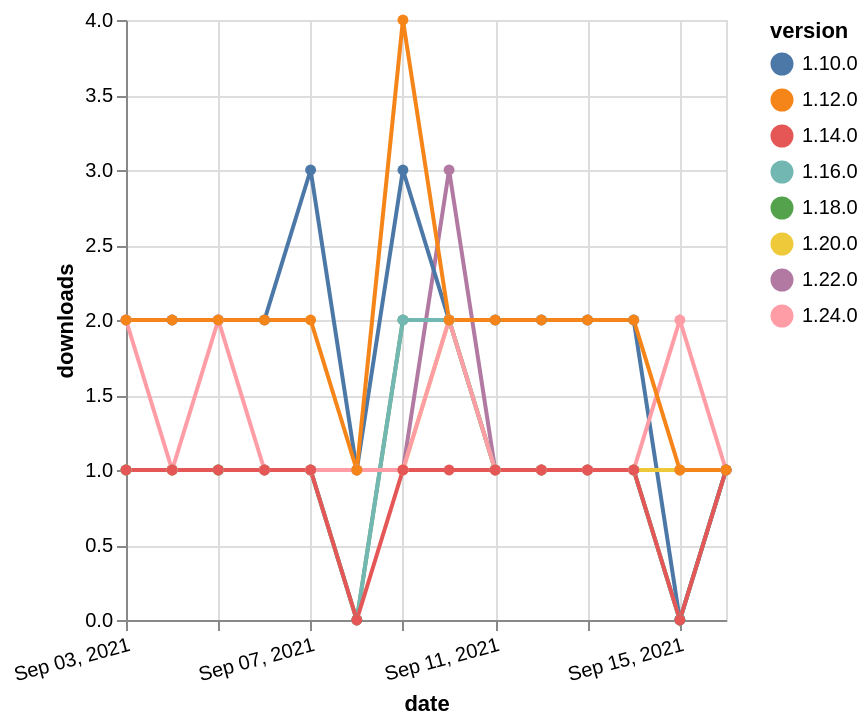

Express this chart as Vega-Lite.
### Vega-Lite specification from a JSON file in a GitHub repository (floating-point values rounded to 4 significant figures)
{"$schema": "https://vega.github.io/schema/vega-lite/v5.json", "description": "A simple bar chart with embedded data.", "data": {"values": [{"date": "2021-09-03", "total": 176, "delta": 1, "version": "1.18.0"}, {"date": "2021-09-04", "total": 177, "delta": 1, "version": "1.18.0"}, {"date": "2021-09-05", "total": 178, "delta": 1, "version": "1.18.0"}, {"date": "2021-09-06", "total": 179, "delta": 1, "version": "1.18.0"}, {"date": "2021-09-07", "total": 180, "delta": 1, "version": "1.18.0"}, {"date": "2021-09-08", "total": 180, "delta": 0, "version": "1.18.0"}, {"date": "2021-09-09", "total": 182, "delta": 2, "version": "1.18.0"}, {"date": "2021-09-10", "total": 184, "delta": 2, "version": "1.18.0"}, {"date": "2021-09-11", "total": 185, "delta": 1, "version": "1.18.0"}, {"date": "2021-09-12", "total": 186, "delta": 1, "version": "1.18.0"}, {"date": "2021-09-13", "total": 187, "delta": 1, "version": "1.18.0"}, {"date": "2021-09-14", "total": 188, "delta": 1, "version": "1.18.0"}, {"date": "2021-09-15", "total": 188, "delta": 0, "version": "1.18.0"}, {"date": "2021-09-16", "total": 189, "delta": 1, "version": "1.18.0"}, {"date": "2021-09-03", "total": 165, "delta": 1, "version": "1.22.0"}, {"date": "2021-09-04", "total": 166, "delta": 1, "version": "1.22.0"}, {"date": "2021-09-05", "total": 167, "delta": 1, "version": "1.22.0"}, {"date": "2021-09-06", "total": 168, "delta": 1, "version": "1.22.0"}, {"date": "2021-09-07", "total": 169, "delta": 1, "version": "1.22.0"}, {"date": "2021-09-08", "total": 170, "delta": 1, "version": "1.22.0"}, {"date": "2021-09-09", "total": 171, "delta": 1, "version": "1.22.0"}, {"date": "2021-09-10", "total": 174, "delta": 3, "version": "1.22.0"}, {"date": "2021-09-11", "total": 175, "delta": 1, "version": "1.22.0"}, {"date": "2021-09-12", "total": 176, "delta": 1, "version": "1.22.0"}, {"date": "2021-09-13", "total": 177, "delta": 1, "version": "1.22.0"}, {"date": "2021-09-14", "total": 178, "delta": 1, "version": "1.22.0"}, {"date": "2021-09-15", "total": 179, "delta": 1, "version": "1.22.0"}, {"date": "2021-09-16", "total": 180, "delta": 1, "version": "1.22.0"}, {"date": "2021-09-03", "total": 2255, "delta": 2, "version": "1.10.0"}, {"date": "2021-09-04", "total": 2257, "delta": 2, "version": "1.10.0"}, {"date": "2021-09-05", "total": 2259, "delta": 2, "version": "1.10.0"}, {"date": "2021-09-06", "total": 2261, "delta": 2, "version": "1.10.0"}, {"date": "2021-09-07", "total": 2264, "delta": 3, "version": "1.10.0"}, {"date": "2021-09-08", "total": 2265, "delta": 1, "version": "1.10.0"}, {"date": "2021-09-09", "total": 2268, "delta": 3, "version": "1.10.0"}, {"date": "2021-09-10", "total": 2270, "delta": 2, "version": "1.10.0"}, {"date": "2021-09-11", "total": 2272, "delta": 2, "version": "1.10.0"}, {"date": "2021-09-12", "total": 2274, "delta": 2, "version": "1.10.0"}, {"date": "2021-09-13", "total": 2276, "delta": 2, "version": "1.10.0"}, {"date": "2021-09-14", "total": 2278, "delta": 2, "version": "1.10.0"}, {"date": "2021-09-15", "total": 2278, "delta": 0, "version": "1.10.0"}, {"date": "2021-09-16", "total": 2279, "delta": 1, "version": "1.10.0"}, {"date": "2021-09-03", "total": 149, "delta": 1, "version": "1.20.0"}, {"date": "2021-09-04", "total": 150, "delta": 1, "version": "1.20.0"}, {"date": "2021-09-05", "total": 151, "delta": 1, "version": "1.20.0"}, {"date": "2021-09-06", "total": 152, "delta": 1, "version": "1.20.0"}, {"date": "2021-09-07", "total": 153, "delta": 1, "version": "1.20.0"}, {"date": "2021-09-08", "total": 154, "delta": 1, "version": "1.20.0"}, {"date": "2021-09-09", "total": 155, "delta": 1, "version": "1.20.0"}, {"date": "2021-09-10", "total": 157, "delta": 2, "version": "1.20.0"}, {"date": "2021-09-11", "total": 158, "delta": 1, "version": "1.20.0"}, {"date": "2021-09-12", "total": 159, "delta": 1, "version": "1.20.0"}, {"date": "2021-09-13", "total": 160, "delta": 1, "version": "1.20.0"}, {"date": "2021-09-14", "total": 161, "delta": 1, "version": "1.20.0"}, {"date": "2021-09-15", "total": 162, "delta": 1, "version": "1.20.0"}, {"date": "2021-09-16", "total": 163, "delta": 1, "version": "1.20.0"}, {"date": "2021-09-03", "total": 180, "delta": 1, "version": "1.16.0"}, {"date": "2021-09-04", "total": 181, "delta": 1, "version": "1.16.0"}, {"date": "2021-09-05", "total": 182, "delta": 1, "version": "1.16.0"}, {"date": "2021-09-06", "total": 183, "delta": 1, "version": "1.16.0"}, {"date": "2021-09-07", "total": 184, "delta": 1, "version": "1.16.0"}, {"date": "2021-09-08", "total": 184, "delta": 0, "version": "1.16.0"}, {"date": "2021-09-09", "total": 186, "delta": 2, "version": "1.16.0"}, {"date": "2021-09-10", "total": 188, "delta": 2, "version": "1.16.0"}, {"date": "2021-09-11", "total": 189, "delta": 1, "version": "1.16.0"}, {"date": "2021-09-12", "total": 190, "delta": 1, "version": "1.16.0"}, {"date": "2021-09-13", "total": 191, "delta": 1, "version": "1.16.0"}, {"date": "2021-09-14", "total": 192, "delta": 1, "version": "1.16.0"}, {"date": "2021-09-15", "total": 192, "delta": 0, "version": "1.16.0"}, {"date": "2021-09-16", "total": 193, "delta": 1, "version": "1.16.0"}, {"date": "2021-09-03", "total": 117, "delta": 2, "version": "1.24.0"}, {"date": "2021-09-04", "total": 118, "delta": 1, "version": "1.24.0"}, {"date": "2021-09-05", "total": 120, "delta": 2, "version": "1.24.0"}, {"date": "2021-09-06", "total": 121, "delta": 1, "version": "1.24.0"}, {"date": "2021-09-07", "total": 122, "delta": 1, "version": "1.24.0"}, {"date": "2021-09-08", "total": 123, "delta": 1, "version": "1.24.0"}, {"date": "2021-09-09", "total": 124, "delta": 1, "version": "1.24.0"}, {"date": "2021-09-10", "total": 126, "delta": 2, "version": "1.24.0"}, {"date": "2021-09-11", "total": 127, "delta": 1, "version": "1.24.0"}, {"date": "2021-09-12", "total": 128, "delta": 1, "version": "1.24.0"}, {"date": "2021-09-13", "total": 129, "delta": 1, "version": "1.24.0"}, {"date": "2021-09-14", "total": 130, "delta": 1, "version": "1.24.0"}, {"date": "2021-09-15", "total": 132, "delta": 2, "version": "1.24.0"}, {"date": "2021-09-16", "total": 133, "delta": 1, "version": "1.24.0"}, {"date": "2021-09-03", "total": 235, "delta": 1, "version": "1.14.0"}, {"date": "2021-09-04", "total": 236, "delta": 1, "version": "1.14.0"}, {"date": "2021-09-05", "total": 237, "delta": 1, "version": "1.14.0"}, {"date": "2021-09-06", "total": 238, "delta": 1, "version": "1.14.0"}, {"date": "2021-09-07", "total": 239, "delta": 1, "version": "1.14.0"}, {"date": "2021-09-08", "total": 239, "delta": 0, "version": "1.14.0"}, {"date": "2021-09-09", "total": 240, "delta": 1, "version": "1.14.0"}, {"date": "2021-09-10", "total": 241, "delta": 1, "version": "1.14.0"}, {"date": "2021-09-11", "total": 242, "delta": 1, "version": "1.14.0"}, {"date": "2021-09-12", "total": 243, "delta": 1, "version": "1.14.0"}, {"date": "2021-09-13", "total": 244, "delta": 1, "version": "1.14.0"}, {"date": "2021-09-14", "total": 245, "delta": 1, "version": "1.14.0"}, {"date": "2021-09-15", "total": 245, "delta": 0, "version": "1.14.0"}, {"date": "2021-09-16", "total": 246, "delta": 1, "version": "1.14.0"}, {"date": "2021-09-03", "total": 2368, "delta": 2, "version": "1.12.0"}, {"date": "2021-09-04", "total": 2370, "delta": 2, "version": "1.12.0"}, {"date": "2021-09-05", "total": 2372, "delta": 2, "version": "1.12.0"}, {"date": "2021-09-06", "total": 2374, "delta": 2, "version": "1.12.0"}, {"date": "2021-09-07", "total": 2376, "delta": 2, "version": "1.12.0"}, {"date": "2021-09-08", "total": 2377, "delta": 1, "version": "1.12.0"}, {"date": "2021-09-09", "total": 2381, "delta": 4, "version": "1.12.0"}, {"date": "2021-09-10", "total": 2383, "delta": 2, "version": "1.12.0"}, {"date": "2021-09-11", "total": 2385, "delta": 2, "version": "1.12.0"}, {"date": "2021-09-12", "total": 2387, "delta": 2, "version": "1.12.0"}, {"date": "2021-09-13", "total": 2389, "delta": 2, "version": "1.12.0"}, {"date": "2021-09-14", "total": 2391, "delta": 2, "version": "1.12.0"}, {"date": "2021-09-15", "total": 2392, "delta": 1, "version": "1.12.0"}, {"date": "2021-09-16", "total": 2393, "delta": 1, "version": "1.12.0"}]}, "width": "container", "mark": {"type": "line", "point": {"filled": true}}, "encoding": {"x": {"field": "date", "type": "temporal", "timeUnit": "yearmonthdate", "title": "date", "axis": {"labelAngle": -15}}, "y": {"field": "delta", "type": "quantitative", "title": "downloads"}, "color": {"field": "version", "type": "nominal"}, "tooltip": {"field": "delta"}}}
